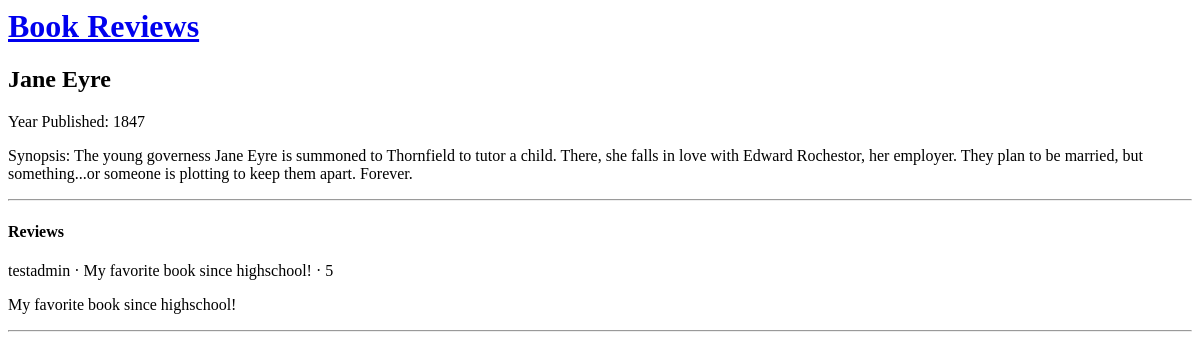
Before: /book/1/ with the older database file.
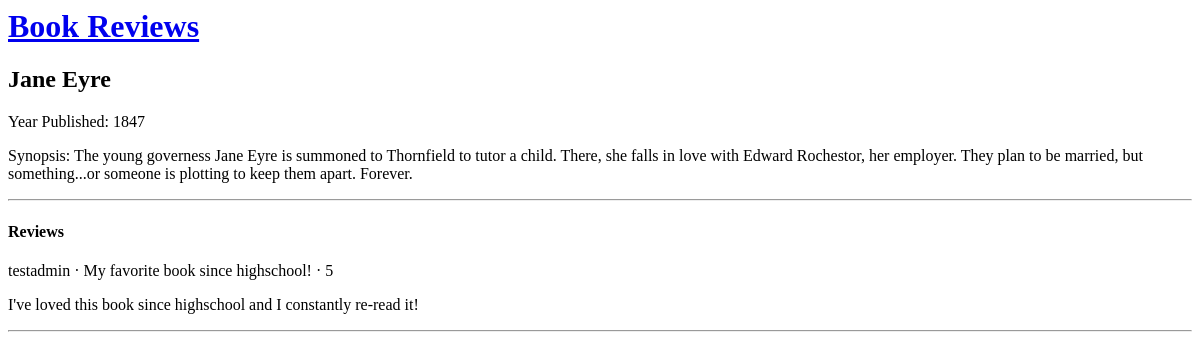
After: the same page with the newer database file.
### books/models.py (models this page shows, shortened)
class Book(models.Model):
    title = models.CharField(max_length=120)
    author = models.CharField(max_length=50)
    synopsis = models.TextField()
    year_published = models.IntegerField()

class Review(models.Model):
    rate_choices = (
        (1,1),
        (2,2),
        (3,3),
        (4,4),
        (5,5)
    )
    stars = models.IntegerField(choices=rate_choices, default=1)
    title = models.CharField(max_length=100)
    book = models.ForeignKey(Book, on_delete=models.CASCADE)
    content = models.TextField()
    user = models.CharField(max_length=20)
    def __str__(self):
        return str(self.title)

### books/views.py (the view)
# urls.py: path("book/<int:pk>/", BookDetailView.as_view(), name="book_detail"),
class BookDetailView(DetailView): # new
    model = Book
    template_name = "book_detail.html"

### books/templates/book_detail.html
{% extends "base.html" %}
    {% block content %}
        <div class="post-entry">
            <h2>{{ object.title }}</h2>
            <p>Year Published: {{ object.year_published }}</p>
            <p>Synopsis: {{ object.synopsis }}</p>
        </div>
        <hr>
        <h4>Reviews</h4>
        {% for review in book.review_set.all %}
        <p>{{ review.user }} &middot; {{ review }} &middot; {{ review.stars }}</p>
        <p>{{ review.content }}</p>
        {% endfor %}
        <hr>
    {% endblock content %}

### books/templates/base.html (shortened to what this page needs)
<html>
    <head>
    </head>
    <body>
        <header>
            <h1><a href="{% url 'home' %}">Book Reviews</a></h1>
        </header>
        <div>
            {% block content %}
            {% endblock content %}
        </div>
    </body>
</html>

Changed rows visible on the page:
changed Review "testadmin": content "My favorite book since highschool!" → "I've loved this book since highschool and I constantly re-read it!"
